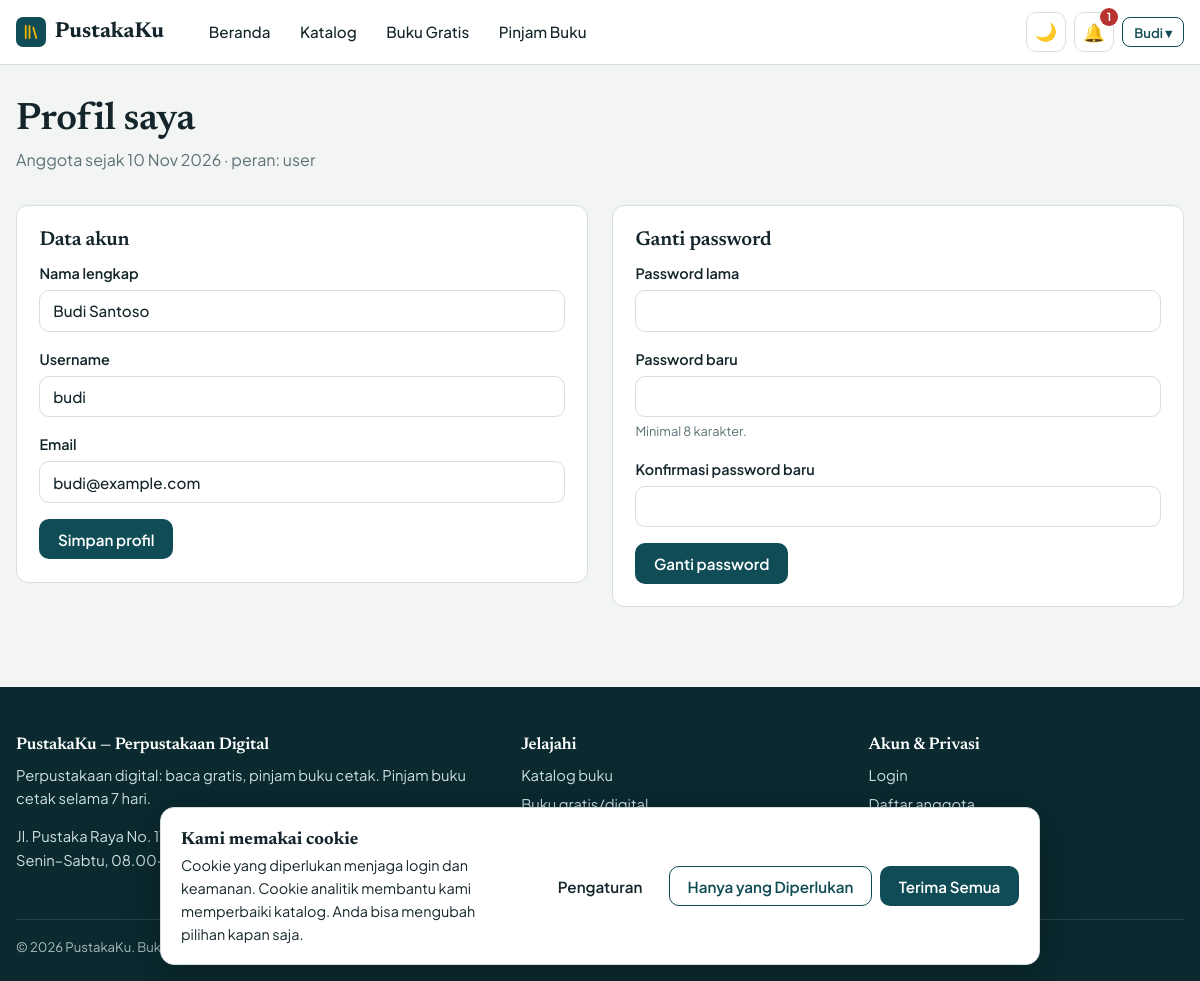
/user/profile (signed in), run on the app's committed database.
### models.py (models this page shows, shortened)
class User(UserMixin, db.Model):
    id = db.Column(db.Integer, primary_key=True)
    name = db.Column(db.String(100), nullable=False)
    username = db.Column(db.String(40), unique=True, nullable=False, index=True)
    email = db.Column(db.String(120), unique=True, nullable=False, index=True)
    password_hash = db.Column(db.String(255), nullable=False)
    role = db.Column(db.String(10), nullable=False, default="user")  # "user" | "admin"
    active = db.Column(db.Boolean, nullable=False, default=True)     # False = diblokir
    created_at = db.Column(db.DateTime, default=datetime.now)
    loans = db.relationship("Loan", backref="user", cascade="all, delete-orphan", lazy="dynamic")
    reviews = db.relationship("Review", backref="user", cascade="all, delete-orphan", lazy="dynamic")
    favorites = db.relationship("Favorite", backref="user", cascade="all, delete-orphan", lazy="dynamic")
    @property
    def is_admin(self):
        return self.role == "admin"
    @property
    def is_active(self):  # dipakai Flask-Login; akun diblokir tidak bisa login
        return self.active

### routes/user.py (the view, shortened to what this page needs)
@user_bp.route("/profile", methods=["GET", "POST"])
@login_required
def profile():
    return render_template("user/profile.html")

### models.py (called while the page is built)
@login_manager.user_loader
def load_user(user_id):
    return db.session.get(User, int(user_id))

### utils.py (called while the page is built, shortened)
def parse_consent(raw):
    if not raw or len(raw) > 40:
        return None

def all_settings():
    from flask import g
    if "site_settings" not in g:
        from models import Setting
        data = dict(DEFAULT_SETTINGS)
        try:
            data.update({s.key: (s.value or "") for s in Setting.query.all()})
        except Exception:  # tabel belum dibuat
            pass
        g.site_settings = data
    return g.site_settings

### templates/user/profile.html (shortened to what this page needs)
{% extends "base.html" %}
{% from "_macros.html" import csrf %}
{% block content %}
<div class="container" style="padding-bottom:2rem">
  <div class="page-head"><h1>Profil saya</h1><p class="muted">Anggota sejak {{ current_user.created_at|tgl }} · peran: {{ current_user.role }}</p></div>
  <div class="row" style="align-items:flex-start; gap:1.5rem">
    <div class="card" style="flex:1 1 340px"><h3>Data akun</h3>
      <form method="post" action="{{ url_for('user.profile') }}">{{ csrf() }}
        {% set v = request.form if request.method == 'POST' else {'name': current_user.name, 'username': current_user.username, 'email': current_user.email} %}
        <div class="field"><label class="lbl" for="name">Nama lengkap</label><input class="input" id="name" name="name" value="{{ v.name }}" required></div>
        <div class="field"><label class="lbl" for="username">Username</label><input class="input" id="username" name="username" value="{{ v.username }}" required></div>
        <div class="field"><label class="lbl" for="email">Email</label><input class="input" id="email" type="email" name="email" value="{{ v.email }}" required></div>
        <button class="btn" type="submit">Simpan profil</button></form></div>
    <div class="card" style="flex:1 1 340px"><h3>Ganti password</h3>
      <form method="post" action="{{ url_for('user.change_password') }}">{{ csrf() }}
        <div class="field"><label class="lbl" for="old">Password lama</label><input class="input" id="old" type="password" name="old_password" required autocomplete="current-password"></div>
        <div class="field"><label class="lbl" for="new">Password baru</label><input class="input" id="new" type="password" name="new_password" required minlength="8" autocomplete="new-password"><div class="hint">Minimal 8 karakter.</div></div>
        <div class="field"><label class="lbl" for="conf">Konfirmasi password baru</label><input class="input" id="conf" type="password" name="confirm" required autocomplete="new-password"></div>
        <button class="btn" type="submit">Ganti password</button></form></div>
  </div>
</div>
{% endblock %}

### templates/base.html (shortened to what this page needs)
{% from "_macros.html" import csrf %}
<!DOCTYPE html>
<html lang="id" data-theme="light">
<head>
  <link rel="stylesheet" href="{{ url_for('static', filename='css/style.css') }}">
</head>
<body>
<header class="navbar">
  <div class="container nav-inner">
    <a class="brand" href="{{ url_for('main.index') }}">
      <span class="brand-mark" aria-hidden="true"><svg viewBox="0 0 24 24" fill="none" stroke="#f2b705" stroke-width="2.4" stroke-linecap="round"><path d="M5 4v16M10 4v16M15 6l4 14"/></svg></span>{{ app_name }}
    </a>
    <nav class="nav-links" id="nav-links" aria-label="Navigasi utama">
      <a href="{{ url_for('main.index') }}" class="{{ 'active' if request.endpoint == 'main.index' }}">Beranda</a>
      <a href="{{ url_for('main.books') }}" class="{{ 'active' if request.endpoint == 'main.books' }}">Katalog</a>
      <a href="{{ url_for('main.books', type='digital') }}">Buku Gratis</a>
      <a href="{{ url_for('main.books', type='physical') }}">Pinjam Buku</a>
    </nav>
    <div class="nav-actions">
      <button class="icon-btn" id="theme-toggle" type="button" aria-label="Ganti tema">🌙</button>
      {% if current_user.is_authenticated %}
        {% if overdue_count %}<a class="icon-btn" href="{{ url_for('user.dashboard') }}" title="{{ overdue_count }} buku terlambat dikembalikan" aria-label="{{ overdue_count }} buku terlambat">🔔<span class="badge-dot">{{ overdue_count }}</span></a>{% endif %}
        <div class="dropdown">
          <button class="btn btn-outline btn-sm" type="button" data-dropdown aria-haspopup="true">{{ current_user.name.split()[0] }} ▾</button>
        </div>
      {% else %}
        <a class="btn btn-ghost btn-sm" href="{{ url_for('auth.login') }}">Login</a>
        {% if site.allow_register == '1' %}<a class="btn btn-sm" href="{{ url_for('auth.register') }}">Register</a>{% endif %}
      {% endif %}
    </div>
  </div>
</header>
<main>{% block content %}{% endblock %}</main>
<footer class="footer">
  <div class="container">
    <div class="footer-grid">
      <div>
        <h4>{{ app_name }} — Perpustakaan Digital</h4>
        <p>{{ site.tagline }} Pinjam buku cetak selama {{ site.loan_days }} hari.</p>
        <p>{{ site.address }}{% if site.contact_email %} · {{ site.contact_email }}{% endif %}<br>{{ site.open_hours }}</p>
      </div>
      <div><h4>Jelajahi</h4><ul>
        <li><a href="{{ url_for('main.books') }}">Katalog buku</a></li>
        <li><a href="{{ url_for('main.books', type='digital') }}">Buku gratis/digital</a></li>
        <li><a href="{{ url_for('main.books', sort='populer') }}">Terpopuler</a></li></ul></div>
      <div><h4>Akun &amp; Privasi</h4><ul>
        <li><a href="{{ url_for('auth.login') }}">Login</a></li>
        {% if site.allow_register == '1' %}<li><a href="{{ url_for('auth.register') }}">Daftar anggota</a></li>{% endif %}
        <li><button type="button" class="link" data-open-cookie>Pengaturan Cookie</button></li></ul></div>
    </div>
    <div class="footer-bottom">© {{ now.year }} {{ app_name }}. Buku digital bersumber dari domain publik dan lisensi terbuka.</div>
  </div>
</footer>
{% include "_cookie_banner.html" %}
</body>
</html>

### static/css/style.css (style rules this page uses)
:root { --bg: #f2f5f4; --surface: #ffffff; --surface-2: #e8eeec; --text: #14262b; --muted: #5d7176; --border: #d5dfdc; --primary: #0f4c55; --primary-hover: #0a3a41; --on-primary: #ffffff; --accent: #f2b705; --on-accent: #1b1500; --accent-soft: #fff3c4; --success: #1c7c54; --danger: #b8322f; --warning: #9a6700; --info: #1d5f9e; --success-bg: #dff3e8; --danger-bg: #fbe4e3; --warning-bg: #fff1cc; --info-bg: #e0edf9; --muted-bg: #e6ebea; --radius: 12px; --shadow: 0 1px 2px rgba(10, 40, 45, .08), 0 6px 20px rgba(10, 40, 45, .07); --font: "Plus Jakarta Sans", system-ui, -apple-system, "Segoe UI", Roboto, sans-serif; --font-head: "Newsreader", Georgia, "Times New Roman", serif; }
*, *::before, *::after { box-sizing: border-box; }
html { scroll-behavior: smooth; }
body { margin: 0; font-family: var(--font); background: var(--bg); color: var(--text); line-height: 1.6; font-size: 16px; min-height: 100vh; display: flex; flex-direction: column; }
main { flex: 1; }
a { color: var(--primary); text-decoration: none; }
h1, h2, h3, h4 { font-family: var(--font-head); line-height: 1.2; margin: 0 0 .5em; font-weight: 600; letter-spacing: -.01em; }
h1 { font-size: clamp(2rem, 5vw, 3.2rem); }
h3 { font-size: 1.25rem; }
p { margin: 0 0 1em; }
.container { width: min(1180px, 100% - 2rem); margin-inline: auto; }
.muted { color: var(--muted); }
.row { display: flex; gap: .75rem; align-items: center; flex-wrap: wrap; }
.btn { display: inline-flex; align-items: center; justify-content: center; gap: .45rem; padding: .6rem 1.1rem; border-radius: 10px; border: 1.5px solid transparent; font: 600 .95rem var(--font); cursor: pointer; background: var(--primary); color: var(--on-primary); text-decoration: none; transition: background .15s, transform .1s; }
.btn-outline { background: transparent; color: var(--primary); border-color: var(--primary); }
.btn-sm { padding: .35rem .7rem; font-size: .82rem; border-radius: 8px; }
.navbar { position: sticky; top: 0; z-index: 50; background: var(--surface); border-bottom: 1px solid var(--border); }
.nav-inner { display: flex; align-items: center; gap: 1rem; min-height: 64px; }
.brand { display: flex; align-items: center; gap: .55rem; font: 700 1.35rem var(--font-head); color: var(--text); }
.brand-mark { width: 30px; height: 30px; border-radius: 7px; background: var(--primary); display: grid; place-items: center; }
.brand-mark svg { width: 18px; height: 18px; }
.nav-links { display: flex; align-items: center; gap: .25rem; margin-left: 1rem; flex: 1; }
.nav-links a, .nav-links button.link { padding: .5rem .8rem; border-radius: 8px; color: var(--text); font-weight: 500; font-size: .95rem; background: none; border: 0; cursor: pointer; font-family: var(--font); }
.nav-actions { display: flex; align-items: center; gap: .5rem; }
.icon-btn { position: relative; width: 40px; height: 40px; border-radius: 10px; border: 1px solid var(--border); background: var(--surface); color: var(--text); cursor: pointer; display: grid; place-items: center; font-size: 1.1rem; }
.badge-dot { position: absolute; top: -5px; right: -5px; min-width: 18px; height: 18px; padding: 0 5px; border-radius: 9px; background: var(--danger); color: #fff; font-size: .7rem; font-weight: 700; display: grid; place-items: center; }
.dropdown { position: relative; }
.page-head { padding: 2rem 0 1rem; }
.page-head h1 { font-size: clamp(1.7rem, 4vw, 2.4rem); margin-bottom: .25rem; }
.card { background: var(--surface); border: 1px solid var(--border); border-radius: var(--radius); padding: 1.4rem; }
.field { margin-bottom: 1rem; }
label.lbl { display: block; font-weight: 600; font-size: .9rem; margin-bottom: .3rem; }
.input, select.input, textarea.input { width: 100%; padding: .65rem .8rem; border: 1.5px solid var(--border); border-radius: 10px; background: var(--surface); color: var(--text); font: 500 .95rem var(--font); }
.hint { font-size: .8rem; color: var(--muted); margin-top: .25rem; }
.footer { background: #0a2a30; color: #cfe0e2; padding: 3rem 0 1.5rem; margin-top: 3rem; font-size: .92rem; }
.footer-grid { display: grid; grid-template-columns: 1.5fr 1fr 1fr; gap: 2rem; }
.footer h4 { color: #fff; font-size: 1.05rem; }
.footer a, .footer .link { color: #cfe0e2; background: none; border: 0; cursor: pointer; font: inherit; padding: 0; }
.footer ul { list-style: none; padding: 0; margin: 0; }
.footer li { margin: .35rem 0; }
.footer-bottom { border-top: 1px solid rgba(255,255,255,.15); margin-top: 2rem; padding-top: 1rem; font-size: .82rem; opacity: .8; }

### data on the page
User: name "Budi", created_at|tgl "10 Nov 2026", role "user", name "Budi Santoso", username "budi", email "budi@example.com"

### other printed values
{{ app_name }} "PustakaKu"
{{ overdue_count }} "1"
{{ site.tagline }} "Perpustakaan digital: baca gratis, pinjam buku cetak."
{{ site.loan_days }} "7"
{{ site.address }} "Jl. Pustaka Raya No. 17, Jakarta"
{{ site.open_hours }} "Senin–Sabtu, 08.00–17.00 WIB"
